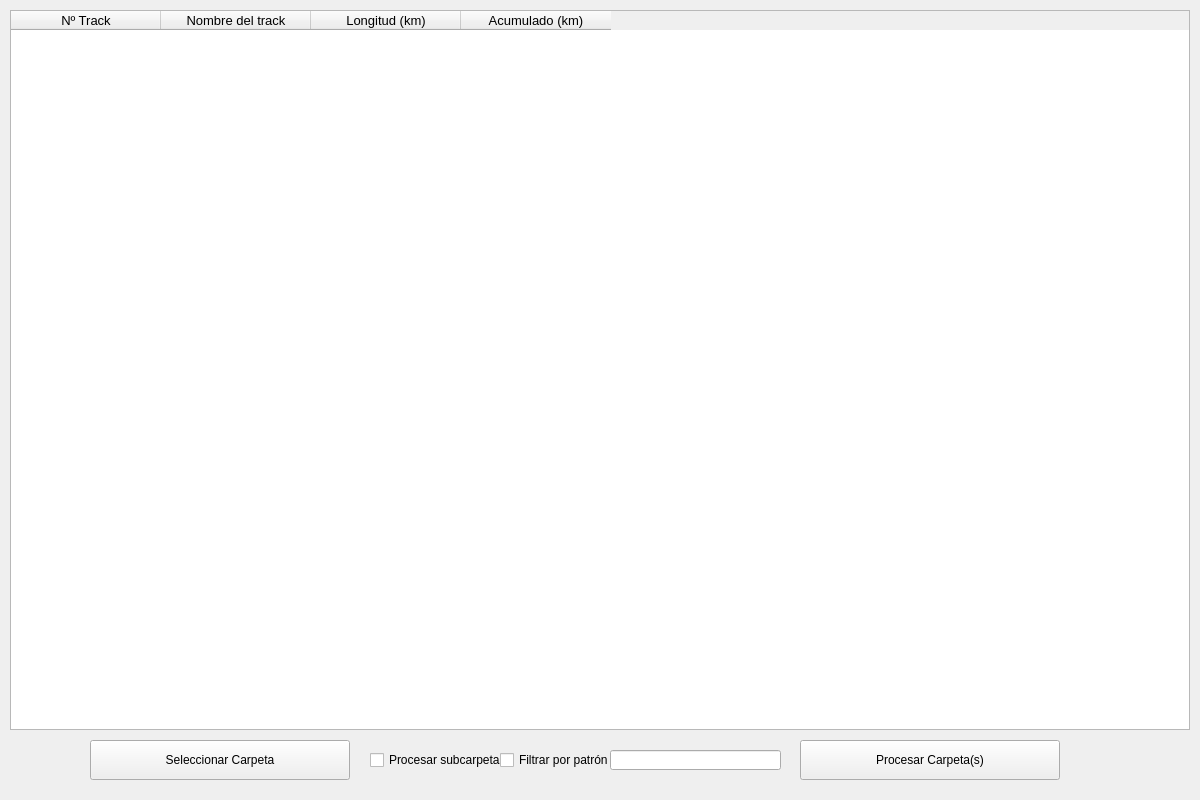
<?xml version="1.0" encoding="UTF-8"?>
<ui version="4.0">
 <class>MainWindow</class>
 <widget class="QMainWindow" name="MainWindow">
  <property name="geometry">
   <rect>
    <x>0</x>
    <y>0</y>
    <width>1200</width>
    <height>800</height>
   </rect>
  </property>
  <property name="windowTitle">
   <string>Totalizador de km</string>
  </property>
  <widget class="QWidget" name="centralwidget">
   <widget class="QPushButton" name="btnSeleccion">
    <property name="geometry">
     <rect>
      <x>90</x>
      <y>740</y>
      <width>260</width>
      <height>40</height>
     </rect>
    </property>
    <property name="text">
     <string>Seleccionar Carpeta</string>
    </property>
   </widget>
   <widget class="QPushButton" name="btnProcesar">
    <property name="geometry">
     <rect>
      <x>800</x>
      <y>740</y>
      <width>260</width>
      <height>40</height>
     </rect>
    </property>
    <property name="text">
     <string>Procesar Carpeta(s)</string>
    </property>
   </widget>
   <widget class="QCheckBox" name="checkSubcarpetas">
    <property name="geometry">
     <rect>
      <x>370</x>
      <y>740</y>
      <width>170</width>
      <height>40</height>
     </rect>
    </property>
    <property name="text">
     <string>Procesar subcarpetas</string>
    </property>
   </widget>
   <widget class="QCheckBox" name="checkFilter">
    <property name="enabled">
     <bool>true</bool>
    </property>
    <property name="geometry">
     <rect>
      <x>500</x>
      <y>740</y>
      <width>111</width>
      <height>40</height>
     </rect>
    </property>
    <property name="text">
     <string>Filtrar por patrón : </string>
    </property>
   </widget>
   <widget class="QLineEdit" name="linePattern">
    <property name="geometry">
     <rect>
      <x>610</x>
      <y>750</y>
      <width>171</width>
      <height>20</height>
     </rect>
    </property>
   </widget>
   <widget class="QTableWidget" name="listaTracks">
    <property name="geometry">
     <rect>
      <x>10</x>
      <y>10</y>
      <width>1180</width>
      <height>720</height>
     </rect>
    </property>
    <property name="font">
     <font>
      <family>Arial</family>
      <pointsize>10</pointsize>
     </font>
    </property>
    <property name="autoFillBackground">
     <bool>false</bool>
    </property>
    <property name="alternatingRowColors">
     <bool>true</bool>
    </property>
    <property name="selectionMode">
     <enum>QAbstractItemView::SingleSelection</enum>
    </property>
    <property name="selectionBehavior">
     <enum>QAbstractItemView::SelectRows</enum>
    </property>
    <property name="rowCount">
     <number>0</number>
    </property>
    <property name="columnCount">
     <number>4</number>
    </property>
    <attribute name="horizontalHeaderVisible">
     <bool>true</bool>
    </attribute>
    <attribute name="horizontalHeaderCascadingSectionResizes">
     <bool>true</bool>
    </attribute>
    <attribute name="horizontalHeaderDefaultSectionSize">
     <number>0</number>
    </attribute>
    <attribute name="horizontalHeaderHighlightSections">
     <bool>true</bool>
    </attribute>
    <attribute name="horizontalHeaderMinimumSectionSize">
     <number>150</number>
    </attribute>
    <attribute name="horizontalHeaderShowSortIndicator" stdset="0">
     <bool>false</bool>
    </attribute>
    <attribute name="horizontalHeaderStretchLastSection">
     <bool>false</bool>
    </attribute>
    <attribute name="verticalHeaderVisible">
     <bool>false</bool>
    </attribute>
    <attribute name="verticalHeaderCascadingSectionResizes">
     <bool>false</bool>
    </attribute>
    <attribute name="verticalHeaderDefaultSectionSize">
     <number>30</number>
    </attribute>
    <column>
     <property name="text">
      <string>Nº Track</string>
     </property>
     <property name="textAlignment">
      <set>AlignCenter</set>
     </property>
     <property name="background">
      <color>
       <red>192</red>
       <green>191</green>
       <blue>188</blue>
      </color>
     </property>
     <property name="foreground">
      <brush brushstyle="SolidPattern">
       <color alpha="255">
        <red>0</red>
        <green>0</green>
        <blue>0</blue>
       </color>
      </brush>
     </property>
    </column>
    <column>
     <property name="text">
      <string>Nombre del track</string>
     </property>
     <property name="background">
      <color>
       <red>192</red>
       <green>191</green>
       <blue>188</blue>
      </color>
     </property>
     <property name="foreground">
      <brush brushstyle="SolidPattern">
       <color alpha="255">
        <red>0</red>
        <green>0</green>
        <blue>0</blue>
       </color>
      </brush>
     </property>
    </column>
    <column>
     <property name="text">
      <string>Longitud (km)</string>
     </property>
     <property name="textAlignment">
      <set>AlignCenter</set>
     </property>
     <property name="background">
      <color>
       <red>192</red>
       <green>191</green>
       <blue>188</blue>
      </color>
     </property>
     <property name="foreground">
      <brush brushstyle="SolidPattern">
       <color alpha="255">
        <red>0</red>
        <green>0</green>
        <blue>0</blue>
       </color>
      </brush>
     </property>
    </column>
    <column>
     <property name="text">
      <string>Acumulado (km)</string>
     </property>
     <property name="textAlignment">
      <set>AlignCenter</set>
     </property>
     <property name="background">
      <color>
       <red>192</red>
       <green>191</green>
       <blue>188</blue>
      </color>
     </property>
     <property name="foreground">
      <brush brushstyle="SolidPattern">
       <color alpha="255">
        <red>0</red>
        <green>0</green>
        <blue>0</blue>
       </color>
      </brush>
     </property>
    </column>
   </widget>
  </widget>
 </widget>
 <resources/>
 <connections/>
</ui>
